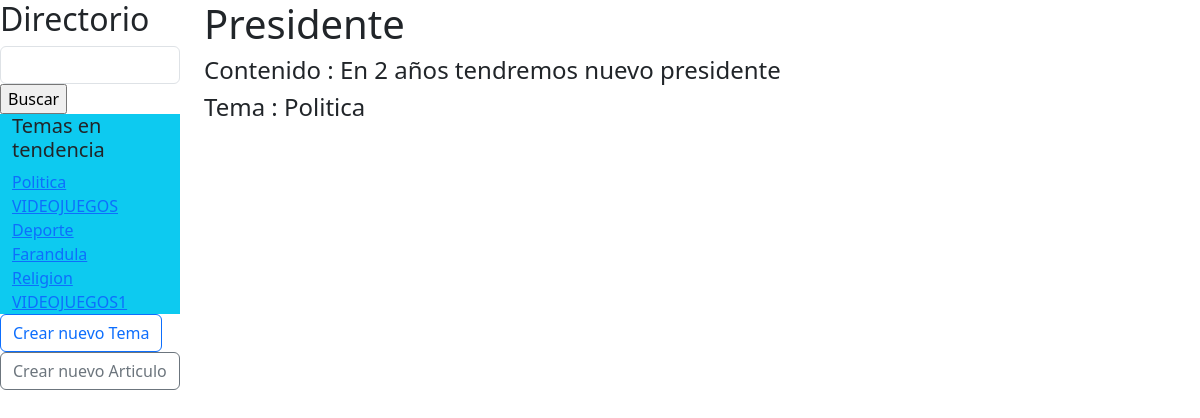
The app's page /vistaDetalleArticulo/2 with its own data.
### wikiApp/models.py (models this page shows)
class tema(models.Model):
    tituloTema = models.CharField(max_length=128, null=True, blank=True)
    descripcionTema = models.CharField(max_length=512, null=True, blank=True)

class articulo(models.Model):
    tituloArticulo = models.CharField(max_length=128, null=True, blank=True)
    contenidoArticulo = models.CharField(max_length=1024, null=True, blank=True)
    temaRelacionado = models.ForeignKey(tema, null=True,blank=True,on_delete=models.SET_NULL)

### wikiApp/views.py (the view)
# urls.py: path('vistaDetalleArticulo/<str:idArticulo>',views.vistaDetalleArticulo,name='vistaDetalleArticulo'),
def vistaDetalleArticulo(request,idArticulo):
    listaTema = tema.objects.all().order_by('id')
    objArticulo = articulo.objects.get(id=idArticulo)
    return render(request,'vistaDetalleArticulo.html',{
        'listaTema':listaTema,
        'objArticulo':objArticulo,
    })

### wikiApp/templates/vistaDetalleArticulo.html (shortened to what this page needs)
{% extends "layout.html" %}
{% block contenido %}
    <h1>{{objArticulo.tituloArticulo}}</h1>
    <div>
        <h4>Contenido : {{objArticulo.contenidoArticulo}}</h4>
    </div>
    <div>
        <h4>Tema : {{objArticulo.temaRelacionado.tituloTema}}</h4>
    </div>
{% endblock %}

### wikiApp/templates/layout.html (shortened to what this page needs)
{% load static %}
<!DOCTYPE html>
<html lang="en">
<head>
    <link href="https://cdn.jsdelivr.net/npm/bootstrap@5.3.3/dist/css/bootstrap.min.css" rel="stylesheet">
</head>
<body>
    <div class="row">
        <div class="col-lg-2">
            <h2>Directorio</h2>
            <form action="">
                <input type="text"class="form-control">
                <input type="submit" class="btb btn-success" value="Buscar">
            </form>
            <div class="container bg-info">
                <h5>Temas en tendencia</h5>
                {% for teaminfo in listaTema %}
                    <div>
                        <a href="{% url 'wikiApp:vistaArticulo' teaminfo.id %}">{{ teaminfo.tituloTema }}</a>
                    </div>
                {% endfor %}
            </div>
            <div>
                <a class="btn btn-outline-primary" href="{% url 'wikiApp:nuevoTema' %}" role="button">Crear nuevo Tema</a>
            </div>
            <div>
                <a class="btn btn-outline-secondary" href="{% url 'wikiApp:nuevoArticulo' %}" role="button">Crear nuevo Articulo</a>
            </div>
        </div>
        <div class="col-lg-10">
            {% block contenido%}
            {% endblock %}
        </div>
    </div>
</body>
</html>

### records on screen
tema: tituloTema "Politica"
tema: tituloTema "VIDEOJUEGOS"
tema: tituloTema "Deporte"
tema: tituloTema "Farandula"
tema: tituloTema "Religion"
tema: tituloTema "VIDEOJUEGOS1"
articulo: contenidoArticulo "En 2 años tendremos nuevo presidente", temaRelacionado.tituloTema "Politica"
